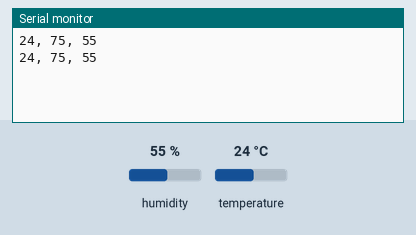
This sketch was run on a simulated Arduino Uno, built with avr-gcc and run on an emulated ATmega328P. On the bench: the last lines printed to the serial monitor. The inputs (shaded band) are chosen by the test bench; at power-on: humidity 55 %, temperature 24 °C.

Above: at 2.8 s.
2.9 s: humidity set to 22 %
At 4.6 s:
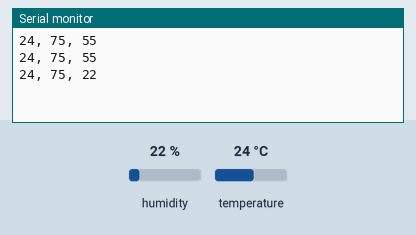
5.6 s: temperature set to 12 °C
At 7.0 s:
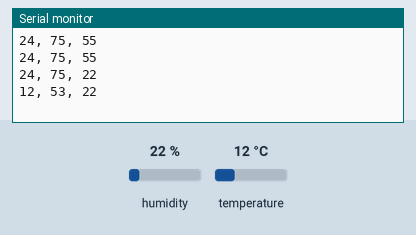
8.3 s: humidity set to 40 %
At 10.6 s:
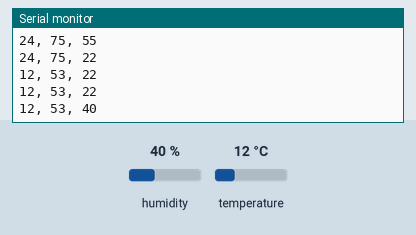
Timing chart, 0 to 12.1 s (numbered marks = the images above; inputs shaded):
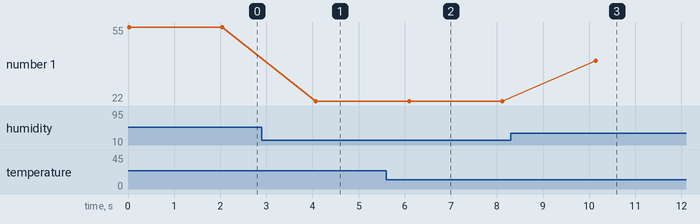

Measured:
- after the input at 2.9 s, the serial monitor: prints a new line after 1.2 s (image 1)
- after the input at 5.6 s, the serial monitor: prints a new line after 0.49 s (image 2)
- after the input at 8.3 s, the serial monitor: prints a new line after 1.8 s (image 3)
- plotted number 1: 55 → 22 after the input at 2.9 s, 22 → 40 after the input at 8.3 s

The sketch:

ArduinoProject.ino
```cpp
#include <dht.h>

dht DHT;

#define DHT11_PIN 7

void setup() {
  Serial.begin(9600);
}

void loop() {
  int chk = DHT.read11(DHT11_PIN);

  // Use readTemperature() to get the temperature in Celsius
  float temperatureC = DHT.temperature;
  // Convert the temperature to Fahrenheit
  float temperatureF = temperatureC * 1.8 + 32;

  // Read and print temperature in Celsius
  Serial.print((int)temperatureC);
  Serial.print(", "); // Add comma separator

  // Read and print temperature in Fahrenheit
  Serial.print((int)temperatureF);
  Serial.print(", "); // Add comma separator

  // Read and print humidity
  float humidity = DHT.humidity;
  Serial.print((int)humidity);
  Serial.println(""); // New line
  delay(2000);
}
```
